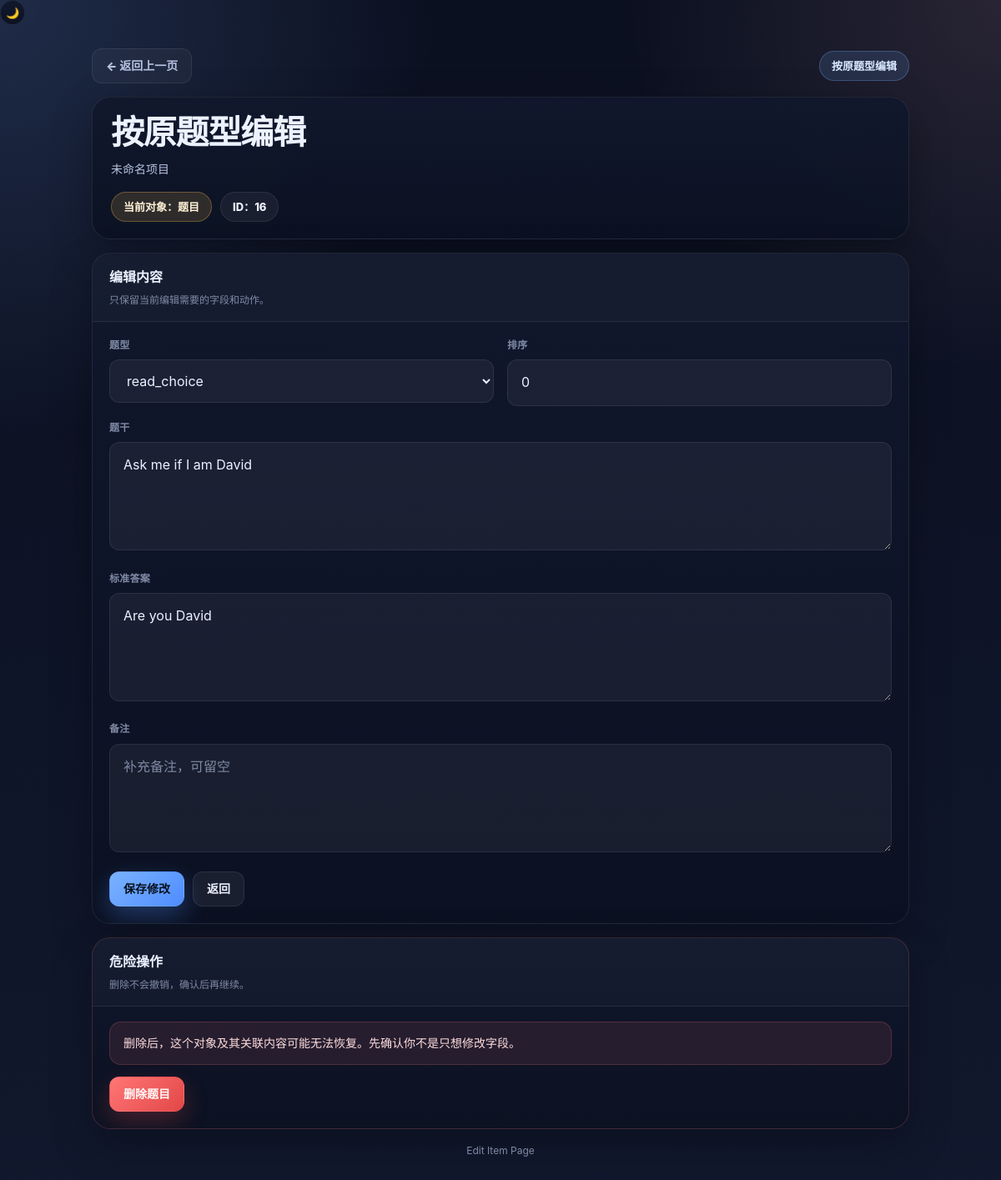
The app's page /question/16/edit/?next=/lesson/1/questions/ (signed in) with its own data.
### app/train/models.py (models this page shows, shortened)
class Question(models.Model):
    lesson = models.ForeignKey(
        Lesson,
        on_delete=models.CASCADE,
        null=True,
        blank=True
    )
    prompt_text = models.TextField()
    answer_text = models.TextField()
    audio_url = models.URLField(blank=True, null=True)

class TrainingItem(models.Model):
    TYPE_CHOICES = [
        ("listen", "听"),
        ("speak", "说"),
        ("read_cloze", "读-填空"),
        ("read_choice", "读-选择"),
        ("write", "写"),
    ]
    question = models.ForeignKey(
        "Question",
        on_delete=models.CASCADE,
        related_name="training_items"
    )
    item_type = models.CharField(max_length=20, choices=TYPE_CHOICES)
    cloze_text = models.TextField(blank=True, null=True)
    cloze_answers = models.JSONField(blank=True, null=True)
    choices = models.JSONField(blank=True, null=True)
    correct_answers = models.JSONField(blank=True, null=True)
    prompt_text = models.TextField(blank=True, null=True)
    reveal_text_on_wrong = models.BooleanField(default=False)
    audio_file = models.FileField(upload_to="audio/", blank=True, null=True)
    created_at = models.DateTimeField(auto_now_add=True)

### app/train/views/train_views.py (the view, shortened to what this page needs)
# urls.py: path("question/<int:question_id>/edit/", question_edit, name="question-edit"),
@login_required
def question_edit(request, question_id):
    question = get_object_or_404(
        Question,
        id=question_id,
        lesson__book__owner=request.user
    )
    next_url = (
        request.GET.get("next")
        or request.POST.get("next")
        or f"/lesson/{question.lesson_id}/"
    )
    training = question.training_items.order_by("id").first()
    item_type = training.item_type if training else ""
    display_qtype = item_type or question.qtype or ""
    return render(request, "train/edit_item.html", {
        "mode": "question",
        "obj": question,
        "training": training,
        "item_type": item_type,
        "display_qtype": display_qtype,
        "next": next_url,
        "page_title": "按原题型编辑",
        "choices_json": json.dumps(training.choices or [], ensure_ascii=False) if training else "[]",
        "cloze_answers_text": "\n".join(training.cloze_answers or []) if training and training.cloze_answers else "",
        "listen_meta": (
            ((training.choices or [])[0].get("_meta", {}))
            if training and training.choices and isinstance((training.choices or [])[0], dict)
            else {}
        ),
    })

### app/train/templates/train/edit_item.html (shortened to what this page needs)
{% extends "train/base_train.html" %}
{% block content %}
{% firstof obj.title obj.question_text obj.question "未命名项目" as obj_name %}
<div class="page">
    <div class="shell">
        <div class="topbar">
            <div class="topbar-left">
                {% if next %}
                    <a href="{{ next }}" class="back-link">← 返回上一页</a>
                {% else %}
                    <a href="{% url 'dashboard' %}" class="back-link">← 返回首页</a>
                {% endif %}
            </div>
            <div class="topbar-right">
                <span class="chip primary">{{ page_title|default:"编辑项目" }}</span>
            </div>
        </div>
        <section class="header-card">
            <h1 class="title">{{ page_title|default:"编辑项目" }}</h1>
            <p class="subtitle">{{ obj_name }}</p>
            <div class="meta-row">
                {% if mode == "book" %}
                    <span class="chip warning">当前对象：书册</span>
                {% elif mode == "lesson" %}
                    <span class="chip warning">当前对象：章节</span>
                {% elif mode == "question" %}
                    <span class="chip warning">当前对象：题目</span>
                {% else %}
                    <span class="chip warning">当前对象：项目</span>
                {% endif %}
                {% if obj.id %}
                    <span class="chip">ID：{{ obj.id }}</span>
                {% endif %}
            </div>
        </section>
        <section class="form-card">
            <div class="card-header">
                <h2 class="card-title">编辑内容</h2>
                <div class="card-subtitle">只保留当前编辑需要的字段和动作。</div>
            </div>
            <div class="card-body">
                <form method="post" class="edit-form" id="edit-form">
                    {% if mode == "book" %}
                        <div class="form-grid">
                            <div class="field-group full">
                                <div class="field-label">书册名称</div>
                                <input type="text" name="title" class="input" value="{{ obj.title|default:'' }}" placeholder="请输入书册名称" required>
                            </div>
                            <div class="field-group full">
                                <div class="field-label">书册说明</div>
                                <textarea name="description" class="textarea" placeholder="请输入书册说明，可留空">{{ obj.description|default:'' }}</textarea>
                            </div>
                        </div>
                    {% elif mode == "question" %}
                        <div class="form-grid">
                            <div class="field-group">
                                <div class="field-label">题型</div>
                                <select name="qtype" class="select">
                                    <option value="read_choice" {% if display_qtype == "read_choice" %}selected{% endif %}>read_choice</option>
                                </select>
                            </div>
                            <div class="field-group">
                                <div class="field-label">排序</div>
                                <input type="number" name="order" class="input" value="{{ obj.order|default:0 }}" placeholder="请输入排序">
                            </div>
                            <div class="field-group full">
                                <div class="field-label">题干</div>
                                <textarea id="question-display" class="textarea" placeholder="请输入题干" required>{% firstof obj.prompt_text obj.question_text obj.question "" %}</textarea>
                            </div>
                            <div class="field-group full">
                                <div class="field-label">标准答案</div>
                                <textarea id="answer-display" class="textarea" placeholder="请输入标准答案" required>{% firstof obj.answer_text obj.answer "" %}</textarea>
                            </div>
                            <div class="field-group full">
                                <div class="field-label">备注</div>
                                <textarea name="note" class="textarea" placeholder="补充备注，可留空">{{ obj.note|default:'' }}</textarea>
                            </div>
                        </div>
                    {% endif %}
                    <div class="actions">
                        <button type="submit" class="primary-btn">保存修改</button>
                        {% if next %}
                            <a href="{{ next }}" class="secondary-btn">返回</a>
                        {% else %}
                            <a href="{% url 'dashboard' %}" class="secondary-btn">返回首页</a>
                        {% endif %}
                    </div>
                </form>
            </div>
        </section>
        {% if obj.id %}
            <section class="danger-card">
                <div class="card-header">
                    <h2 class="card-title">危险操作</h2>
                    <div class="card-subtitle">删除不会撤销，确认后再继续。</div>
                </div>
                <div class="danger-body">
                    <div class="danger-note">
                        删除后，这个对象及其关联内容可能无法恢复。先确认你不是只想修改字段。
                    </div>
                    <div class="actions">
                        {% if mode == "book" %}
                            <a href="{% url 'book-delete-confirm' obj.id %}?next={{ next|default:'' }}" class="danger-btn">删除书册</a>
                        {% elif mode == "lesson" %}
                            <a href="{% url 'lesson-delete-confirm' obj.id %}?next={{ next|default:'' }}" class="danger-btn">删除章节</a>
                        {% elif mode == "question" %}
                            <a href="{% url 'question-delete' obj.id %}?next={{ next|default:'' }}" class="danger-btn">删除题目</a>
                        {% endif %}
                    </div>
                </div>
            </section>
        {% endif %}
        <div class="footer-note">Edit Item Page</div>
    </div>
</div>
{% endblock %}

### app/train/static/train/css/theme.css (style rules this page uses)
:root { --bg: #0b1020; --bg-soft: #11182d; --panel: rgba(17, 24, 45, 0.96); --panel-2: rgba(12, 18, 34, 0.96); --border: rgba(255, 255, 255, 0.08); --border-strong: rgba(255, 255, 255, 0.14); --text: #ecf2ff; --text-soft: #b7c3e0; --text-faint: #7f8aa6; --primary: #6ea8ff; --success: #33d17a; --warning: #ffbe55; --danger: #ff7272; --shadow: 0 18px 50px rgba(0, 0, 0, 0.28); --radius-xl: 22px; --radius-lg: 16px; --radius-md: 12px; --transition: 0.2s ease; --max-width: 980px; }
* { box-sizing: border-box; }
html, body { margin: 0; padding: 0; min-height: 100%; }
body.train-body { background: radial-gradient(circle at top left, rgba(122, 168, 255, 0.18), transparent 28%), radial-gradient(circle at top right, rgba(255, 182, 193, 0.12), transparent 24%), linear-gradient(180deg, var(--bg) 0%, var(--bg-soft) 100%); color: var(--text); font-family: "Inter", "Noto Sans JP", "Hiragino Sans", "Yu Gothic", "Microsoft YaHei", sans-serif; line-height: 1.6; transition: background var(--transition), color var(--transition); }
a { color: inherit; text-decoration: none; }
button, input, textarea, select { font: inherit; }
button { cursor: pointer; border: none; outline: none; }
.page { width: min(var(--max-width), calc(100% - 32px)); margin: 28px auto 48px; }
.shell { display: flex; flex-direction: column; gap: 16px; }
.topbar { display: flex; justify-content: space-between; align-items: center; gap: 12px; flex-wrap: wrap; }
.topbar-left, .topbar-right { display: flex; align-items: center; gap: 10px; flex-wrap: wrap; }
.back-link, .primary-btn, .secondary-btn, .ghost-btn, .danger-btn { display: inline-flex; align-items: center; justify-content: center; gap: 8px; min-height: 42px; padding: 0 16px; border-radius: 12px; font-size: 14px; font-weight: 900; transition: var(--transition); border: 1px solid transparent; white-space: nowrap; }
.back-link, .secondary-btn, .ghost-btn { border-color: var(--border); }
.back-link, .ghost-btn { color: var(--text-soft); background: rgba(255, 255, 255, 0.04); }
.secondary-btn { background: rgba(255, 255, 255, 0.06); color: var(--text); }
.primary-btn { background: linear-gradient(135deg, #7ab2ff, #4f8dff); color: #08111f; box-shadow: 0 12px 28px rgba(79, 141, 255, 0.30); }
.danger-btn { background: linear-gradient(135deg, #ff7676, #e34747); color: #fff7f7; box-shadow: 0 12px 28px rgba(227, 71, 71, 0.26); }
.chip { display: inline-flex; align-items: center; gap: 8px; min-height: 36px; padding: 0 14px; border-radius: 999px; font-size: 13px; font-weight: 800; color: var(--text); border: 1px solid var(--border); background: rgba(255, 255, 255, 0.05); white-space: nowrap; }
.chip.primary { background: rgba(110, 168, 255, 0.14); border-color: rgba(110, 168, 255, 0.30); color: #dbe9ff; }
.chip.warning { background: rgba(255, 190, 85, 0.14); border-color: rgba(255, 190, 85, 0.30); color: #fff2d6; }
.header-card, .form-card, .list-card, .section-card, .danger-card, .empty-card { background: linear-gradient(180deg, var(--panel), var(--panel-2)); border: 1px solid var(--border); border-radius: var(--radius-xl); box-shadow: var(--shadow); overflow: hidden; }
.header-card { padding: 20px 22px; }
.title { margin: 0; font-size: clamp(28px, 4vw, 40px); line-height: 1.12; font-weight: 900; letter-spacing: -0.03em; word-break: break-word; }
.subtitle { margin: 10px 0 0; color: var(--text-soft); font-size: 14px; white-space: pre-wrap; word-break: break-word; }
.meta-row, .meta-list { margin-top: 16px; }
.meta-row { display: flex; flex-wrap: wrap; gap: 10px; align-items: center; }
.card-header { padding: 16px 20px; border-bottom: 1px solid var(--border); background: rgba(255, 255, 255, 0.02); }
.card-title { margin: 0; font-size: 16px; font-weight: 900; color: var(--text); }
.card-subtitle { margin-top: 4px; font-size: 12px; color: var(--text-faint); }
.card-body { padding: 18px 20px 20px; }
.actions { display: flex; flex-wrap: wrap; gap: 10px; align-items: center; }
.input, .textarea, .select { width: 100%; min-height: 50px; padding: 14px 16px; border-radius: var(--radius-md); border: 1px solid var(--border); background: rgba(255, 255, 255, 0.05); color: var(--text); outline: none; transition: var(--transition); }
.textarea { min-height: 130px; resize: vertical; }
.input::placeholder, .textarea::placeholder { color: var(--text-faint); }
.footer-note { text-align: center; font-size: 12px; color: var(--text-faint); }

### records on screen
Question: id "16", prompt_text "Ask me if I am David", answer_text "Are you David"
TrainingItem: qtype "read_choice"

### other values on screen
{{ page_title|default:"编辑项目" }} "按原题型编辑"
{{ obj_name }} "未命名项目"
